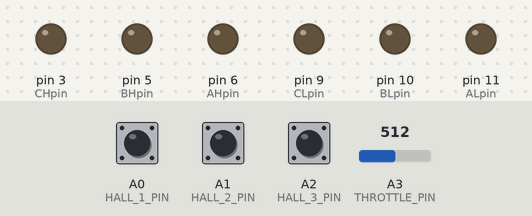
Simulated run of this sketch. Board: Arduino Uno, built with avr-gcc and run on an emulated ATmega328P. Shown: output pins drawn as LEDs (lit = HIGH). The inputs (shaded band) are chosen by the test bench; at power-on: A0 (HALL_1_PIN) HIGH, A1 (HALL_2_PIN) HIGH, A2 (HALL_3_PIN) HIGH, A3 (THROTTLE_PIN) = 512.

Above: at 1.2 s.
1.3 s: A0 (HALL_1_PIN) pulled LOW for 0.15 s
At 1.38 s:
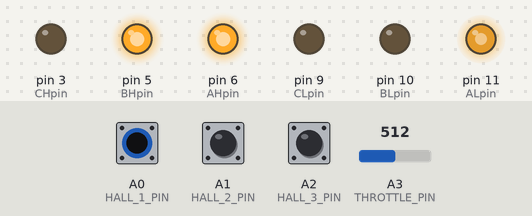
2.9 s: A1 (HALL_2_PIN) pulled LOW for 0.15 s
At 2.97 s:
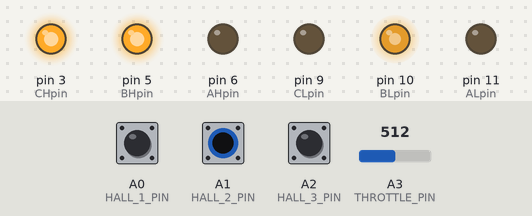
4.5 s: A2 (HALL_3_PIN) pulled LOW for 0.15 s
At 4.57 s:
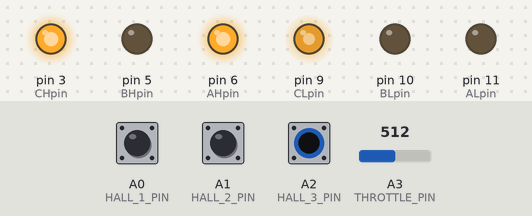
6.1 s: A2 (HALL_3_PIN) pulled LOW for 3.2 s
At 10.0 s:
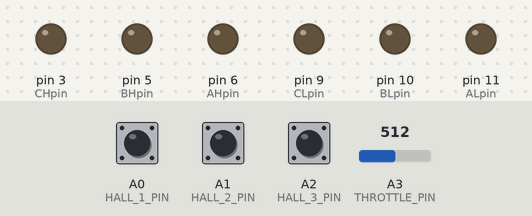
10.8 s: A0 (HALL_1_PIN) pulled LOW for 1 s
At 11.6 s:
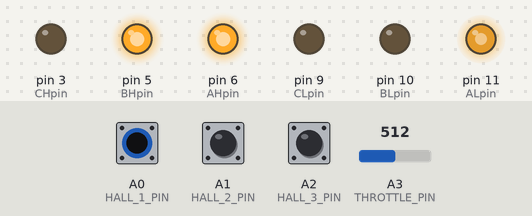
13.3 s: A0 (HALL_1_PIN) pulled LOW for 3.2 s
At 17.8 s:
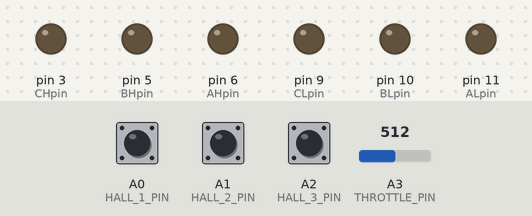
Timing chart, 0 to 19.0 s (numbered marks = the images above; inputs shaded):
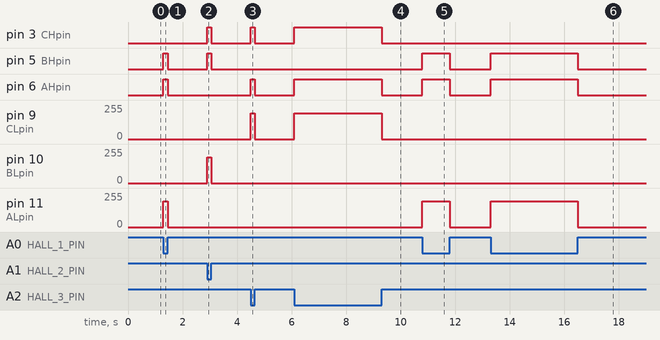

Measured:
- after the input at 1.3 s, pin 5 (BHpin), pin 6 (AHpin): LOW → HIGH at once, → LOW 0.15 s later; pin 11 (ALpin): 0/255 → 195/255 at once, → 0/255 0.15 s later
- after the input at 2.9 s, pin 3 (CHpin), pin 5 (BHpin): LOW → HIGH at once, → LOW 0.15 s later; pin 10 (BLpin): 0/255 → 195/255 at once, → 0/255 0.15 s later
- after the input at 4.5 s, pin 3 (CHpin), pin 6 (AHpin): LOW → HIGH at once, → LOW 0.15 s later; pin 9 (CLpin): 0/255 → 195/255 at once, → 0/255 0.15 s later
- after the input at 6.1 s, pin 3 (CHpin), pin 6 (AHpin): LOW → HIGH at once, → LOW 3.2 s later; pin 9 (CLpin): 0/255 → 195/255 at once, → 0/255 3.2 s later
- after the input at 10.8 s, pin 5 (BHpin), pin 6 (AHpin): LOW → HIGH at once, → LOW 1.0 s later; pin 11 (ALpin): 0/255 → 195/255 at once, → 0/255 1.0 s later
- after the input at 13.3 s, pin 5 (BHpin), pin 6 (AHpin): LOW → HIGH at once, → LOW 3.2 s later; pin 11 (ALpin): 0/255 → 195/255 at once, → 0/255 3.2 s later

The sketch:

ECOSHELL_EXPERIMENTAL_V2_ESTE_NO_SE_MUEVE.ino
```cpp
#define THROTTLE_PIN A3       // Throttle pin
#define THROTTLE_LOW 290      // These LOW and HIGH values are used to scale the ADC reading. More on this below
#define THROTTLE_HIGH 580

#define HALL_1_PIN A0
#define HALL_2_PIN A1
#define HALL_3_PIN A2

#define AHpin 6             // Pins from the Teensy to the gate drivers. AH = A high, etc
#define ALpin 11
#define BHpin 5
#define BLpin 10
#define CHpin 3
#define CLpin 9

#define HALL_OVERSAMPLE 4     // Hall oversampling count. More on this in the getHalls() function

int estado_motor,Ciclo,Estado_Pasado;
int EstadoAnt = 10;
uint8_t hallToMotor[8] = {255, 1, 3, 2, 6, 4, 5, 255};

void setup() {                // The setup function is called ONCE on boot-up
  Serial.begin(115200);

  // Pins D5 and D6 - 7.8 kHz
  TCCR0B = 0b00000010; // x8
  TCCR0A = 0b00000011; // fast pwm
  // Pins D9 and D10 - 7.8 kHz
  TCCR1A = 0b00000001; // 8bit
  TCCR1B = 0b00001010; // x8 fast pwm
  // Pins D3 and D11 - 8 kHz
  TCCR2B = 0b00000010; // x8
  TCCR2A = 0b00000011; // fast pwm


  analogWrite(ALpin, LOW);          //escribe los estados recibidos en el pin de cada fase
  analogWrite(BLpin, LOW);
  analogWrite(CLpin, LOW);
  digitalWrite(AHpin, LOW);
  digitalWrite(BHpin, LOW);
  digitalWrite(CHpin, LOW);

  pinMode(AHpin, OUTPUT);    // Set all PWM pins as output
  pinMode(ALpin, OUTPUT);
  pinMode(BHpin, OUTPUT);
  pinMode(BLpin, OUTPUT);
  pinMode(CHpin, OUTPUT);
  pinMode(CLpin, OUTPUT);

  //analogWriteFrequency(AHpin, 8000); // Set the PWM frequency. Since all pins are on the same timer, this sets PWM freq for all

  pinMode(HALL_1_PIN, INPUT_PULLUP);         // Set the hall pins as input
  pinMode(HALL_2_PIN, INPUT_PULLUP);
  pinMode(HALL_3_PIN, INPUT_PULLUP);

  pinMode(THROTTLE_PIN, INPUT);

}

void loop() {                         // The loop function is called repeatedly, once setup() is done

  uint8_t throttle = readThrottle();  // readThrottle() is slow. So do the more important things 200 times more often
  //Serial.println(throttle);
  for(uint8_t i = 0; i < 150; i++)
  {
    uint8_t hall = getHalls();              // Read from the hall sensors
    //Serial.println(hall);
    //delay(1000);
    //uint8_t motorState = hallToMotor[hall]; // Convert from hall values (from 1 to 6) to motor state values (from 0 to 5) in the correct order. This line is magic
    writePWM(hall, throttle);         // Actually command the transistors to switch into specified sequence and PWM value
  }
}


void writePWM(uint8_t Estado, uint8_t CicloPre){
  Ciclo = CicloPre;
  //Serial.println(Estado);
  //Estado = 5;
  if(Estado != EstadoAnt){
   // EstadoAnt = Estado;
    switch(Estado){
      case 1:   //1 0 0
        analogWrite(ALpin, 0);          //escribe los estados recibidos en el pin de cada fase
        analogWrite(BLpin, 0);
        analogWrite(CLpin, Ciclo);
        digitalWrite(AHpin, 0);
        digitalWrite(BHpin, 1);
        digitalWrite(CHpin, 1);
        break;
      case 2:  //0 1 0
        analogWrite(ALpin, Ciclo);          //escribe los estados recibidos en el pin de cada fase
        analogWrite(BLpin, 0);
        analogWrite(CLpin, 0);
        digitalWrite(AHpin, 1);
        digitalWrite(BHpin, 0);
        digitalWrite(CHpin, 1);
        break;
      case 3:  //1 1 0
        analogWrite(ALpin, 0);          //escribe los estados recibidos en el pin de cada fase
        analogWrite(BLpin, 0);
        analogWrite(CLpin, Ciclo);
        digitalWrite(AHpin, 1);
        digitalWrite(BHpin, 0);
        digitalWrite(CHpin, 1);
        break;
      case 4:  //0 0 1
        analogWrite(ALpin, 0);          //escribe los estados recibidos en el pin de cada fase
        analogWrite(BLpin, Ciclo);
        analogWrite(CLpin, 0);
        digitalWrite(AHpin, 1);
        digitalWrite(BHpin, 1);
        digitalWrite(CHpin, 0);
        break;
      case 5:  // 1 0 1
        analogWrite(ALpin, 0);          //escribe los estados recibidos en el pin de cada fase
        analogWrite(BLpin, Ciclo);
        analogWrite(CLpin, 0);
        digitalWrite(AHpin, 0);
        digitalWrite(BHpin, 1);
        digitalWrite(CHpin, 1);
        break;
      case 6:  // 0 1 1
        analogWrite(ALpin, Ciclo);          //escribe los estados recibidos en el pin de cada fase
        analogWrite(BLpin, 0);
        analogWrite(CLpin, 0);
        digitalWrite(AHpin, 1);
        digitalWrite(BHpin, 1);
        digitalWrite(CHpin, 0);
        break;
      default:
        analogWrite(ALpin, 0);          //escribe los estados recibidos en el pin de cada fase
        analogWrite(BLpin, 0);
        analogWrite(CLpin, 0);
        digitalWrite(AHpin, 0);
        digitalWrite(BHpin, 0);
        digitalWrite(CHpin, 0);
        break;
    }
  }
}

/* Read hall sensors WITH oversamping. This is required, as the hall sensor readings are often noisy.
 * This function reads the sensors multiple times (defined by HALL_OVERSAMPLE) and only sets the output
 * to a 1 if a majority of the readings are 1. This really helps reject noise. If the motor starts "cogging" or "skipping"
 * at low speed and high torque, try increasing the HALL_OVERSAMPLE value
 *
 * Outputs a number, with the last 3 binary digits corresponding to hall readings. Thus 0 to 7, or 1 to 6 in normal operation
 */

uint8_t getHalls(){
  /*
  uint8_t hallCounts[] = {0, 0, 0};
  for(uint8_t i = 0; i < HALL_OVERSAMPLE; i++) // Read all the hall pins repeatedly, tally results
  {
    hallCounts[0] = digitalRead(HALL_1_PIN);
    hallCounts[1] = digitalRead(HALL_2_PIN);
    hallCounts[2] = digitalRead(HALL_3_PIN);
  }

  uint8_t hall = 0;

  if((hallCounts[0] == 1 && hallCounts[1] == 0) && hallCounts[2] == 0){
    hall = 1;
  }
  else if ((hallCounts[0] == 1 && hallCounts[1] == 1) && hallCounts[2] == 0){
    hall = 2;
  }
  else if ((hallCounts[0] == 0 && hallCounts[1] == 1) && hallCounts[2] == 0){
    hall = 3;
  }
  else if ((hallCounts[0] == 0 && hallCounts[1] == 1) && hallCounts[2] == 1){
    hall = 4;
  }
  else if ((hallCounts[0] == 0 && hallCounts[1] == 0) && hallCounts[2] == 1){
    hall = 5;
  }
  else if ((hallCounts[0] == 1 && hallCounts[1] == 0) && hallCounts[2] == 1){
    hall = 6;
  }
  else hall = 255;
  */


  uint8_t hallCounts[] = {0, 0, 0};
  for(uint8_t i = 0; i < HALL_OVERSAMPLE; i++) // Read all the hall pins repeatedly, tally results
  {
    hallCounts[0] += digitalRead(HALL_1_PIN);
    hallCounts[1] += digitalRead(HALL_2_PIN);
    hallCounts[2] += digitalRead(HALL_3_PIN);
  }

  uint8_t hall = 0;

  if (hallCounts[0] >= HALL_OVERSAMPLE / 2)     // If votes >= threshold, call that a 1
    hall |= (1<<0);                             // Store a 1 in the 0th bit
  if (hallCounts[1] >= HALL_OVERSAMPLE / 2)
    hall |= (1<<1);                             // Store a 1 in the 1st bit
  if (hallCounts[2] >= HALL_OVERSAMPLE / 2)
    hall |= (1<<2);                             // Store a 1 in the 2nd bit
  //Serial.println(hall);

  return hall;                            // Just to make sure we didn't do anything stupid, set the maximum output value to 7
}

/* Read the throttle value from the ADC. Because our ADC can read from 0v-3.3v, but the throttle doesn't output over this whole range,
 * scale the throttle reading to take up the full range of 0-255
 */

uint8_t readThrottle(){
  int32_t adc = analogRead(THROTTLE_PIN); // Note, analogRead can be slow!
  adc = (adc - THROTTLE_LOW) << 8;
  adc = adc / (THROTTLE_HIGH - THROTTLE_LOW);

  if (adc > 255) // Bound the output between 0 and 255
    return 255;

  if (adc < 0)
    return 0;

  return adc;
}
```
